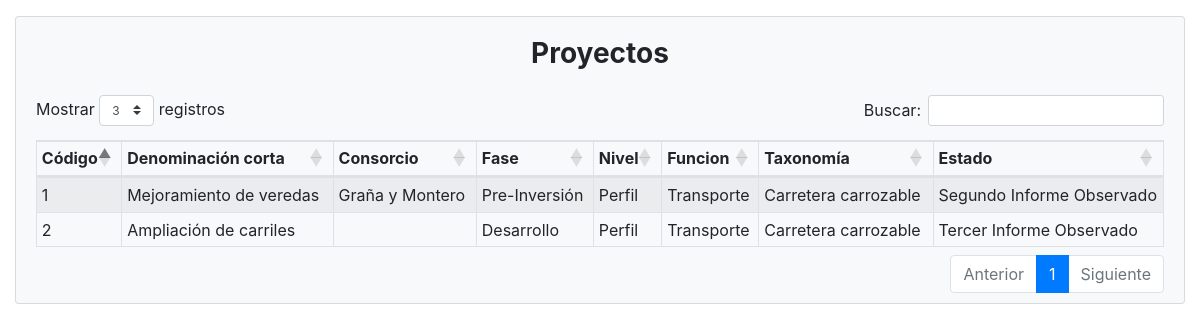
/posts/, run on an earlier commit of the app's database.
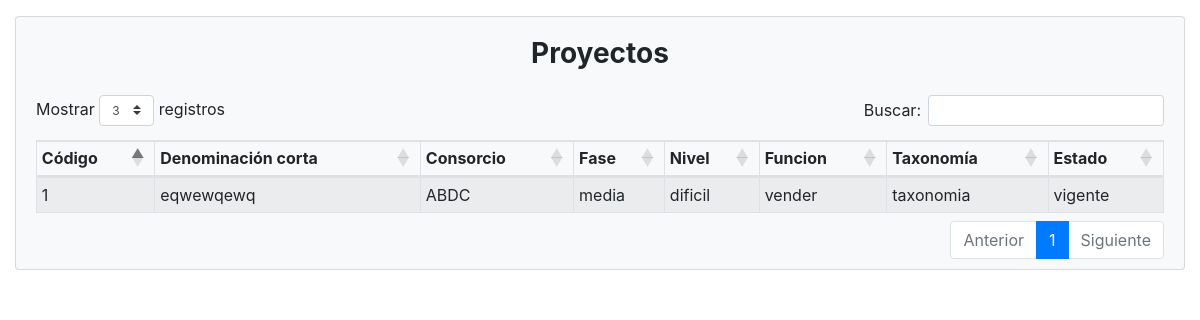
And on a later commit of the database.
### posts/models.py (models this page shows, shortened)
class Proyecto(models.Model):
    cod_proyecto = models.CharField('Código de Proyecto',max_length=20,unique=True)
    cod_snip = models.CharField('Código Snip',max_length=20,default="",unique=True)
    denominacion = models.TextField('Denominación')
    denominacion_corta = models.TextField('Denominación Corta')
    nivel = models.CharField('Nivel',max_length=30)
    funcion = models.CharField('Funcion',max_length=30)
    fase = models.CharField('Fase',max_length=50)
    estado = models.CharField('Estado',max_length=100)
    taxonomia = models.CharField('Taxonomía',max_length=100)
    situacion = models.CharField('Situación',max_length=100)
    fecha_estado = models.DateField('Fecha de Estado')
    fecha_registro = models.DateField('Fecha de Registro')
    activo = models.BooleanField('Activo',default=False,blank=True)

class Consorcio(models.Model):
    nombre = models.CharField('Nombre del Consorcio',max_length=100)
    proyecto_id = models.OneToOneField(Proyecto, on_delete=models.CASCADE)
    def __str__(self):
        return self.nombre

### posts/views.py (the view)
# urls.py: path('',views.IndexView.as_view(),name='index'),
class IndexView(generic.ListView):
    template_name  = 'posts/index.html'
    context_object_name = 'projects'
    def get_queryset(self):
        return Proyecto.objects.all()

### posts/posts/templates/posts/index.html (shortened to what this page needs)
<!doctype html>
<html lang="es">
<html>
	<head>
        <link rel="stylesheet" href="../../static/posts/bootstrap.min.css" type="text/css">
		<link rel="stylesheet" href="../../static/posts/bootstrap-grid.min.css" type="text/css">
        <link rel="stylesheet" href="../../static/posts/bootstrap-reboot.min.css" type="text/css">
        <link rel="stylesheet" href="../../static/posts/estilos.css">
        <link rel="stylesheet" href="https://cdnjs.cloudflare.com/ajax/libs/twitter-bootstrap/4.1.3/css/bootstrap.css">
        <link rel="stylesheet" href="https://cdn.datatables.net/1.10.21/css/dataTables.bootstrap4.min.css">
	</head>
	<body>
        <main class="container-fluid">
            <div class="card mt-3 mb-3 bg-light">
                <div class=" card-body">
                    <h3 class="card-title mb-4 font-weight-bold text-center">Proyectos</h3>
                    <div class="table-responsive">
                        <table id="TablaDatosConsorcio" class="table table-sm table-bordered table-striped table-hover">
                            <thead>
                                <tr>
                                    <th>Código</th>
                                    <th>Denominación corta</th>
                                    <th>Consorcio</th>
                                    <th>Fase</th>
                                    <th>Nivel</th>
                                    <th>Funcion</th>
                                    <th>Taxonomía</th>
                                    <th>Estado</th>
                                </tr>
                            </thead>
                            <tbody>
                               {% if projects %}
                                 {% for project in projects %}
                                 <tr>
                                    <td><a class = "text-reset" href="{% url 'posts:detail' project.id %}">{{ project.cod_proyecto }}</a></td>
                                    <td><a class = "text-reset" href="{% url 'posts:detail' project.id %}">{{ project.denominacion_corta }}</a></td>
                                    <td><a class = "text-reset" href="{% url 'posts:detail' project.id %}">{{ project.consorcio }}</a></td>
                                    <td><a class = "text-reset" href="{% url 'posts:detail' project.id %}">{{ project.fase }}</a></td>
                                    <td><a class = "text-reset" href="{% url 'posts:detail' project.id %}">{{ project.nivel }}</a></td>
                                    <td><a class = "text-reset" href="{% url 'posts:detail' project.id %}">{{ project.funcion }}</a></td>
                                    <td><a class = "text-reset" href="{% url 'posts:detail' project.id %}">{{ project.taxonomia }}</a></td>
                                    <td><a class = "text-reset" href="{% url 'posts:detail' project.id %}">{{ project.estado }}</a></td>
                                 </tr>
                                 {% endfor %}
                               {% else %}
                                 <p>No hay proyectos disponibles</p>
                               {% endif %}
                            </tbody>
                        </table>
                    </div>
                </div>
            </div>
    </body>
</html>

What changed in the data, as far as the page shows it:
removed Proyecto: cod_proyecto "2", denominacion_corta "Ampliación de carriles", fase "Desarrollo", nivel "Perfil", funcion "Transporte", taxonomia "Carretera carrozable", estado "Tercer Informe Observado"
changed Proyecto: denominacion_corta "Mejoramiento de veredas" → "eqwewqewq"; consorcio "Graña y Montero" → "ABDC"; fase "Pre-Inversión" → "media"; nivel "Perfil" → "dificil"; funcion "Transporte" → "vender"; taxonomia "Carretera carrozable" → "taxonomia"; estado "Segundo Informe Observado" → "vigente"
